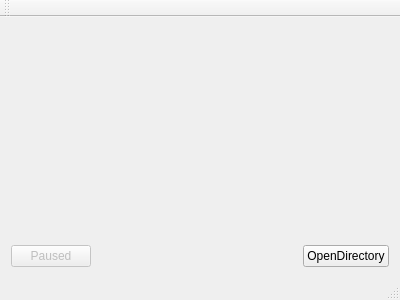
<?xml version="1.0" encoding="UTF-8"?>
<ui version="4.0">
 <class>HogMainWin</class>
 <widget class="QMainWindow" name="HogMainWin">
  <property name="geometry">
   <rect>
    <x>0</x>
    <y>0</y>
    <width>400</width>
    <height>300</height>
   </rect>
  </property>
  <property name="windowTitle">
   <string>HogApp</string>
  </property>
  <widget class="QWidget" name="centralWidget">
   <layout class="QVBoxLayout" name="verticalLayout">
    <item>
     <layout class="QHBoxLayout" name="videoHLayout">
      <item>
       <widget class="VideoWidget" name="videoWidget" native="true">
        <property name="sizePolicy">
         <sizepolicy hsizetype="Preferred" vsizetype="Preferred">
          <horstretch>0</horstretch>
          <verstretch>0</verstretch>
         </sizepolicy>
        </property>
       </widget>
      </item>
      <item>
       <widget class="HogWidget" name="hogWidget" native="true"/>
      </item>
     </layout>
    </item>
    <item>
     <layout class="QHBoxLayout" name="controlsHLayout">
      <item>
       <widget class="QPushButton" name="playPauseBtn">
        <property name="enabled">
         <bool>false</bool>
        </property>
        <property name="text">
         <string>Paused</string>
        </property>
       </widget>
      </item>
      <item>
       <spacer name="hSpacer">
        <property name="orientation">
         <enum>Qt::Horizontal</enum>
        </property>
        <property name="sizeHint" stdset="0">
         <size>
          <width>40</width>
          <height>20</height>
         </size>
        </property>
       </spacer>
      </item>
      <item>
       <widget class="QPushButton" name="openDirBtn">
        <property name="text">
         <string>OpenDirectory</string>
        </property>
       </widget>
      </item>
     </layout>
    </item>
   </layout>
  </widget>
  <widget class="QMenuBar" name="menuBar">
   <property name="geometry">
    <rect>
     <x>0</x>
     <y>0</y>
     <width>400</width>
     <height>21</height>
    </rect>
   </property>
  </widget>
  <widget class="QToolBar" name="mainToolBar">
   <attribute name="toolBarArea">
    <enum>TopToolBarArea</enum>
   </attribute>
   <attribute name="toolBarBreak">
    <bool>false</bool>
   </attribute>
  </widget>
  <widget class="QStatusBar" name="statusBar"/>
 </widget>
 <layoutdefault spacing="6" margin="11"/>
 <customwidgets>
  <customwidget>
   <class>VideoWidget</class>
   <extends>QWidget</extends>
   <header>videowidget.h</header>
   <container>1</container>
  </customwidget>
  <customwidget>
   <class>HogWidget</class>
   <extends>QWidget</extends>
   <header>hogwidget.h</header>
   <container>1</container>
  </customwidget>
 </customwidgets>
 <resources/>
 <connections/>
</ui>
